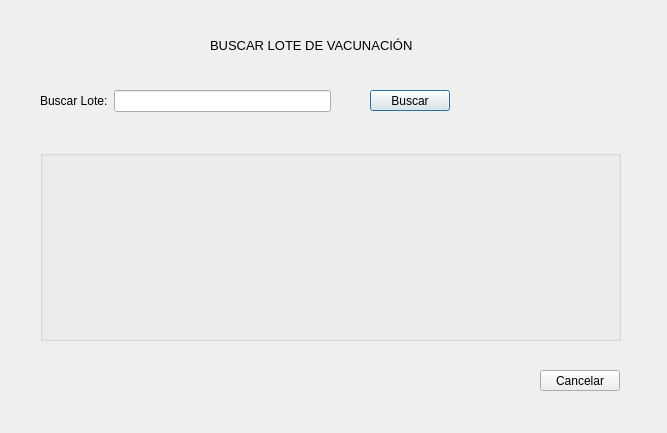
<?xml version="1.0" encoding="UTF-8"?>
<ui version="4.0">
 <class>buscarLoteGUI</class>
 <widget class="QDialog" name="buscarLoteGUI">
  <property name="geometry">
   <rect>
    <x>0</x>
    <y>0</y>
    <width>667</width>
    <height>433</height>
   </rect>
  </property>
  <property name="windowTitle">
   <string>Buscar Lote de Vacunación</string>
  </property>
  <widget class="QLabel" name="label_2">
   <property name="geometry">
    <rect>
     <x>210</x>
     <y>30</y>
     <width>251</width>
     <height>31</height>
    </rect>
   </property>
   <property name="font">
    <font>
     <pointsize>10</pointsize>
    </font>
   </property>
   <property name="text">
    <string>BUSCAR LOTE DE VACUNACIÓN</string>
   </property>
  </widget>
  <widget class="QGroupBox" name="groupBoxMostarLote">
   <property name="geometry">
    <rect>
     <x>40</x>
     <y>150</y>
     <width>581</width>
     <height>191</height>
    </rect>
   </property>
   <property name="title">
    <string/>
   </property>
  </widget>
  <widget class="QPushButton" name="cmdBuscar">
   <property name="geometry">
    <rect>
     <x>370</x>
     <y>90</y>
     <width>80</width>
     <height>21</height>
    </rect>
   </property>
   <property name="text">
    <string>Buscar</string>
   </property>
  </widget>
  <widget class="QPushButton" name="cmdCancelarBusqueda">
   <property name="geometry">
    <rect>
     <x>540</x>
     <y>370</y>
     <width>80</width>
     <height>21</height>
    </rect>
   </property>
   <property name="text">
    <string>Cancelar</string>
   </property>
  </widget>
  <widget class="QWidget" name="formLayoutWidget">
   <property name="geometry">
    <rect>
     <x>40</x>
     <y>90</y>
     <width>291</width>
     <height>41</height>
    </rect>
   </property>
   <layout class="QFormLayout" name="formLayout">
    <item row="0" column="1">
     <widget class="QLineEdit" name="txtBuscarLote"/>
    </item>
    <item row="0" column="0">
     <widget class="QLabel" name="label">
      <property name="text">
       <string>Buscar Lote:</string>
      </property>
     </widget>
    </item>
   </layout>
  </widget>
 </widget>
 <tabstops>
  <tabstop>txtBuscarLote</tabstop>
  <tabstop>cmdBuscar</tabstop>
  <tabstop>cmdCancelarBusqueda</tabstop>
 </tabstops>
 <resources/>
 <connections/>
</ui>
